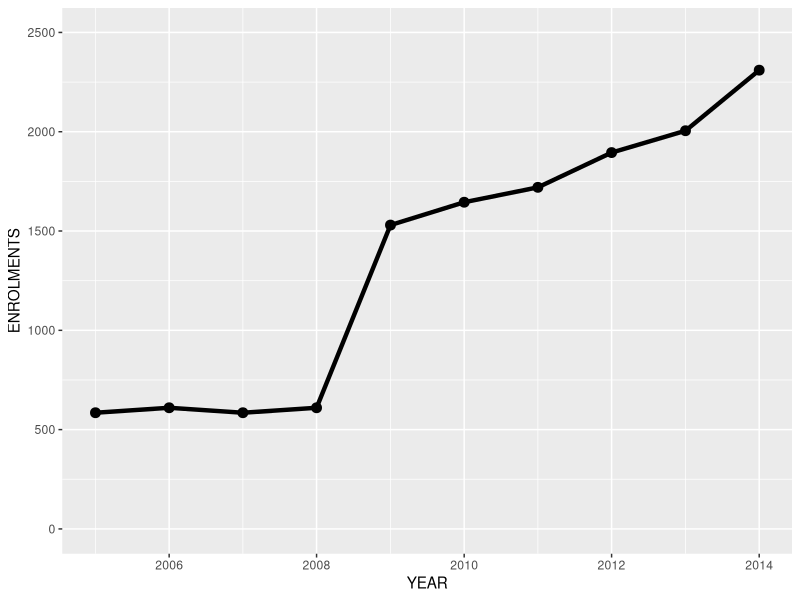
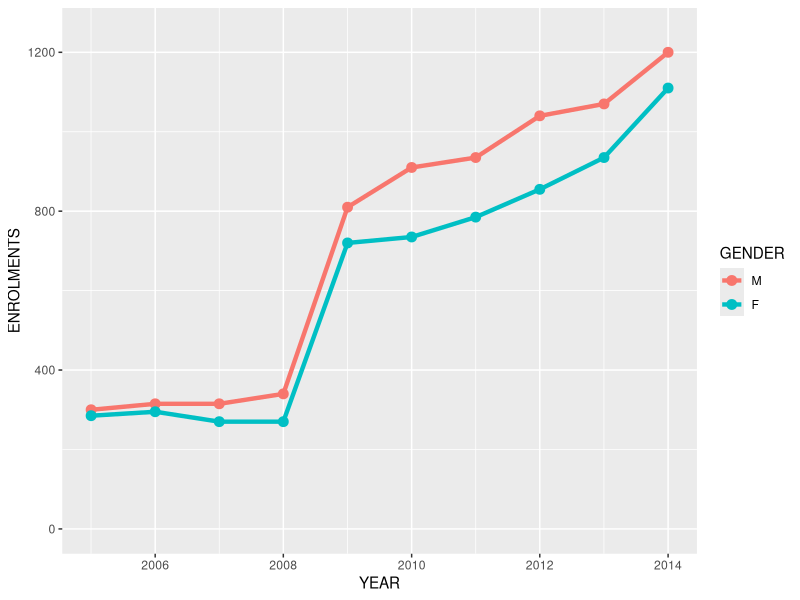
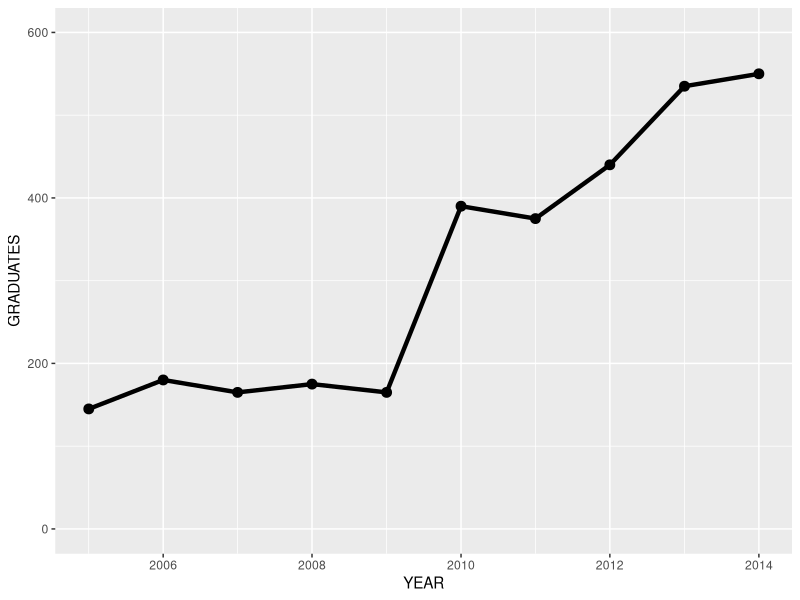
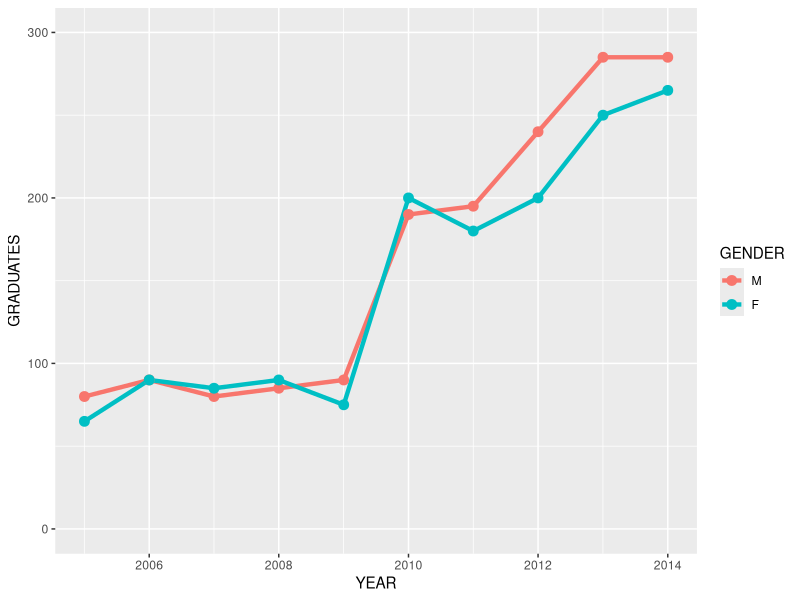

Source code (R) for these figures, in order:
library(readr)
library(dplyr)
library(stringr)
library(ggplot2)
library(reshape2)

rm(list=ls())
enrol = read_delim("./Data/PSIS/RTRA_PSIS_enrollments.csv",delim = ",", col_names=TRUE)
names(enrol)=str_replace_all(names(enrol),"PSIS_","")
names(enrol)=str_replace_all(names(enrol),"_CODE","")
names(enrol)=str_replace_all(names(enrol),"_COUNT_","COUNT")
enrol= enrol %>% mutate(YEAR = as.Date(apply( cbind(1, 1, enrol$REFYEAR_D), 1, paste, collapse="/"),"%d/%m/%Y"))
enrol= enrol %>% mutate(GENDER = factor(GENDER, levels=c("1","2"), labels=c("M","F") ))
enrol= enrol %>% mutate(ENROLMENTS = COUNT) %>% select(-COUNT)


enrol %>% filter( !is.na(REFYEAR_D), is.na(PROVOFSTUDY), is.na(GENDER), is.na(PCSCE_D), PRGCODECIP6_D==27.0501 ) %>%
  ggplot(aes(x=YEAR,y=ENROLMENTS)) + geom_line(size=1.5) + geom_point(size=3) + scale_y_continuous(limits=c(0,2500)) 

enrol %>% filter( !is.na(REFYEAR_D), is.na(PROVOFSTUDY), !is.na(GENDER), is.na(PCSCE_D), PRGCODECIP6_D==27.0501 ) %>%
  ggplot(aes(x=YEAR,y=ENROLMENTS, colour=GENDER)) + geom_line(size=1.5) + geom_point(size=3) + 
  scale_y_continuous(limits=c(0,1250)) 

  
grad = read_delim("./Data/PSIS/RTRA_PSIS_graduates.csv",delim = ",", col_names=TRUE)
names(grad)=str_replace_all(names(grad),"PSIS_","")
names(grad)=str_replace_all(names(grad),"_CODE","")
names(grad)=str_replace_all(names(grad),"_COUNT_","COUNT")
grad= grad %>% mutate(YEAR = as.Date(apply( cbind(1, 1, grad$REFYEAR_D), 1, paste, collapse="/"),"%d/%m/%Y"))
grad= grad %>% mutate(GENDER = factor(GENDER, levels=c("1","2"), labels=c("M","F") ))
grad= grad %>% mutate(GRADUATES = COUNT) %>% select(-COUNT)


grad %>% filter( !is.na(REFYEAR_D), is.na(PROVOFSTUDY), is.na(GENDER), is.na(PCSCE_D), PRGCODECIP6_D==27.0501 ) %>%
  ggplot(aes(x=YEAR,y=GRADUATES)) + geom_line(size=1.5) + geom_point(size=3) + scale_y_continuous(limits=c(0,600)) 

grad %>% filter( !is.na(REFYEAR_D), is.na(PROVOFSTUDY), !is.na(GENDER), is.na(PCSCE_D), PRGCODECIP6_D==27.0501 ) %>%
  ggplot(aes(x=YEAR,y=GRADUATES, colour=GENDER)) + geom_line(size=1.5) + geom_point(size=3) + 
  scale_y_continuous(limits=c(0,300)) 

